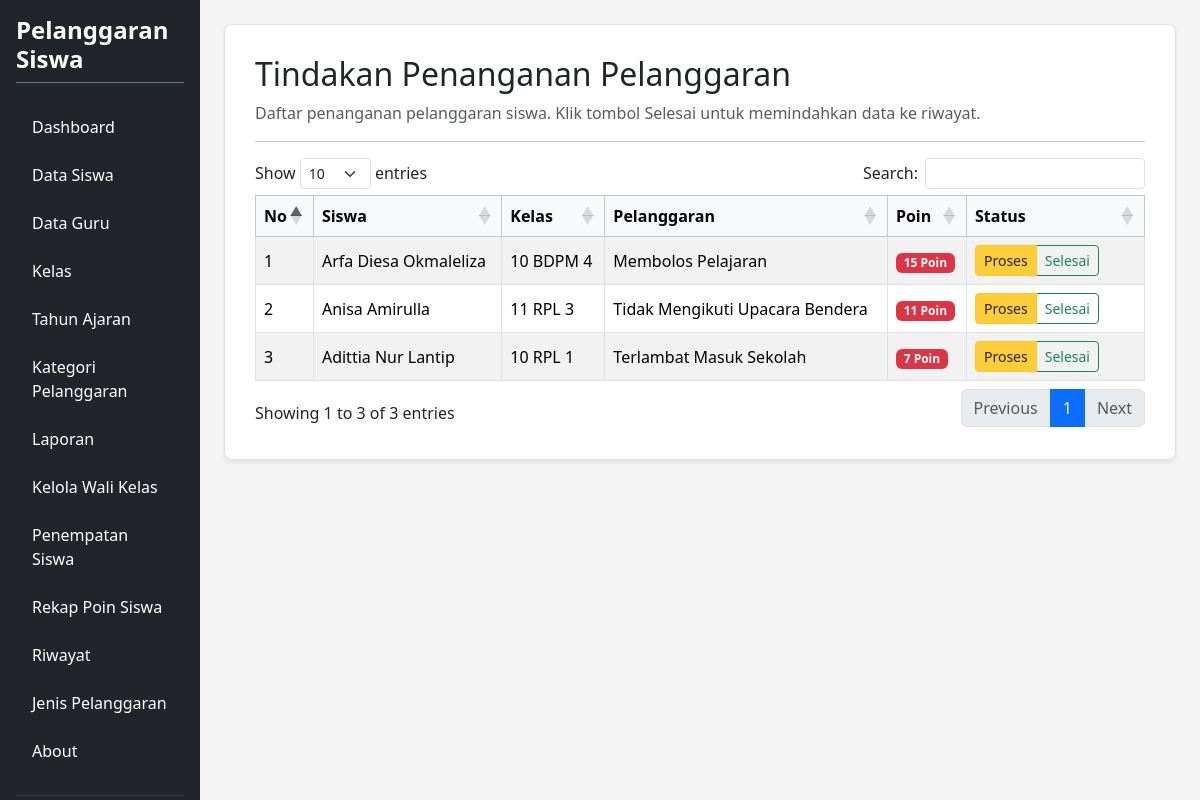
Page /tindakan.php (signed in) on the committed database.
### tables this page shows
CREATE TABLE `t_pelanggaran_siswa` (
  `id` int(11) NOT NULL,
  `tahun_ajaran_id` int(11) NOT NULL,
  `siswa_id` int(11) NOT NULL,
  `nama_siswa` varchar(150) NOT NULL,
  `kelas_id` int(11) NOT NULL,
  `nama_kelas` varchar(100) NOT NULL,
  `pelanggaran_id` int(11) NOT NULL,
  `nama_pelanggaran` varchar(150) NOT NULL,
  `pelanggaran_kategori_id` int(11) NOT NULL,
  `guru_id` int(11) NOT NULL,
  `nama_guru` varchar(150) NOT NULL,
  `tanggal` date NOT NULL,
  `keterangan` text NOT NULL,
  `poin` int(11) NOT NULL,
  `tindakan` text NOT NULL,
  `status` varchar(30) NOT NULL,
  `created_at` timestamp NOT NULL DEFAULT current_timestamp(),
  `updated_at` timestamp NOT NULL DEFAULT current_timestamp()
);

CREATE TABLE `t_siswa` (
  `id` int(11) NOT NULL,
  `nis` varchar(30) NOT NULL,
  `nisn` varchar(20) NOT NULL,
  `nama` varchar(150) NOT NULL,
  `jenis_kelamin` char(1) NOT NULL,
  `tanggal_lahir` date NOT NULL,
  `alamat` text NOT NULL,
  `status_aktif` tinyint(1) NOT NULL,
  `created_at` timestamp NOT NULL DEFAULT current_timestamp(),
  `updated_at` timestamp NOT NULL DEFAULT current_timestamp()
);

CREATE TABLE `t_kelas` (
  `id` int(11) NOT NULL,
  `nama` varchar(100) NOT NULL,
  `tingkat` varchar(20) NOT NULL,
  `jurusan` varchar(100) NOT NULL,
  `status_aktif` tinyint(1) NOT NULL,
  `created_at` timestamp NULL DEFAULT current_timestamp(),
  `updated_at` timestamp NULL DEFAULT current_timestamp()
);

CREATE TABLE `t_pelanggaran` (
  `id` int(11) NOT NULL,
  `pelanggaran_kategori_id` int(11) NOT NULL,
  `kode` varchar(30) NOT NULL,
  `nama` varchar(150) NOT NULL,
  `poin` int(11) NOT NULL,
  `deskripsi` text NOT NULL,
  `status_aktif` tinyint(1) NOT NULL,
  `created_at` timestamp NOT NULL DEFAULT current_timestamp(),
  `updated_at` timestamp NOT NULL DEFAULT current_timestamp()
);

### tindakan.php (the view, shortened to what this page needs)
<?php
$db_connection = $conn ?? $koneksi ?? mysqli_connect("localhost", "root", "", "db_ukk_2026");
$query_tindakan = mysqli_query($db_connection, "
    SELECT ps.*, s.nama AS nama_siswa, k.nama AS nama_kelas, p.nama AS nama_pelanggaran, p.poin
    FROM t_pelanggaran_siswa ps
    LEFT JOIN t_siswa s ON ps.siswa_id = s.id
    LEFT JOIN t_kelas k ON ps.kelas_id = k.id
    LEFT JOIN t_pelanggaran p ON ps.pelanggaran_id = p.id
    WHERE ps.status = 'Proses'
    ORDER BY ps.id DESC
");
?>
<!DOCTYPE html>
<html lang="id">
<head>
    <link href="https://cdn.jsdelivr.net/npm/bootstrap@5.3.8/dist/css/bootstrap.min.css" rel="stylesheet">
    <link href="https://cdn.datatables.net/1.13.8/css/dataTables.bootstrap5.min.css" rel="stylesheet">
</head>
<body>
<div class="container-fluid d-flex p-0" style="min-height: 100vh;">
    <div class="row flex-grow-1 g-0 w-100">
        <?php include "layout/sidebar.php"; ?>
        <main class="col-md-9 col-lg-10 p-4">
            <div class="content-card shadow-sm">
                <h2 class="mb-2">Tindakan Penanganan Pelanggaran</h2>
                <p class="text-muted mb-3">Daftar penanganan pelanggaran siswa. Klik tombol Selesai untuk memindahkan data ke riwayat.</p>
                <hr>
                <div class="table-responsive">
                    <table id="tableTindakan" class="table table-bordered table-striped align-middle w-100">
                        <thead class="table-light">
                            <tr>
                                <th width="5%">No</th>
                                <th>Siswa</th>
                                <th>Kelas</th>
                                <th>Pelanggaran</th>
                                <th>Poin</th>
                                <th width="20%">Status</th>
                            </tr>
                        </thead>
                        <tbody>
                            <?php
                            if ($query_tindakan && mysqli_num_rows($query_tindakan) > 0) {
                                $no = 1;
                                while ($row = mysqli_fetch_assoc($query_tindakan)) {
                            ?>
                                    <tr>
                                        <td><?= $no++ ?></td>
                                        <td><?= htmlspecialchars($row['nama_siswa'] ?? '-') ?></td>
                                        <td><?= htmlspecialchars($row['nama_kelas'] ?? '-') ?></td>
                                        <td><?= htmlspecialchars($row['nama_pelanggaran'] ?? '-') ?></td>
                                        <td><span class="badge bg-danger"><?= $row['poin'] ?? 0 ?> Poin</span></td>
                                        <td>
                                            <div class="btn-group" role="group">
                                                <a href="update_status.php?id=<?= $row['id'] ?>&status=Proses"
                                                   class="btn btn-sm btn-warning active text-dark"
                                                   style="pointer-events: none;">Proses</a>
                                                <a href="update_status.php?id=<?= $row['id'] ?>&status=Selesai"
                                                   class="btn btn-sm btn-outline-success"
                                                   onclick="return confirm('Ubah status menjadi Selesai dan pindahkan ke Riwayat?');">
                                                    Selesai
                                                </a>
                                            </div>
                                        </td>
                                    </tr>
                            <?php
                                }
                            } else {
                                echo '<tr><td colspan="6" class="text-center text-muted py-4">Tidak ada data tindakan yang sedang diproses.</td></tr>';
                            }
                            ?>
                        </tbody>
                    </table>
                </div>
            </div>
        </main>
    </div>
</div>
</body>
</html>

### tindakan.php (style rules this page uses)
body { background-color: #f4f4f4; overflow-x: hidden; margin: 0; }
.content-card { background-color: #ffffff; border: 1px solid #e0e0e0; border-radius: 8px; padding: 30px; box-shadow: 0 2px 5px rgba(0,0,0,0.05); }

### rows in the picture
t_pelanggaran_siswa: siswa.nama "Arfa Diesa Okmaleliza", kelas.nama "10 BDPM 4", pelanggaran.nama "Membolos Pelajaran", pelanggaran.poin "15"
t_pelanggaran_siswa: siswa.nama "Anisa Amirulla", kelas.nama "11 RPL 3", pelanggaran.nama "Tidak Mengikuti Upacara Bendera", pelanggaran.poin "11"
t_pelanggaran_siswa: siswa.nama "Adittia Nur Lantip", kelas.nama "10 RPL 1", pelanggaran.nama "Terlambat Masuk Sekolah", pelanggaran.poin "7"
